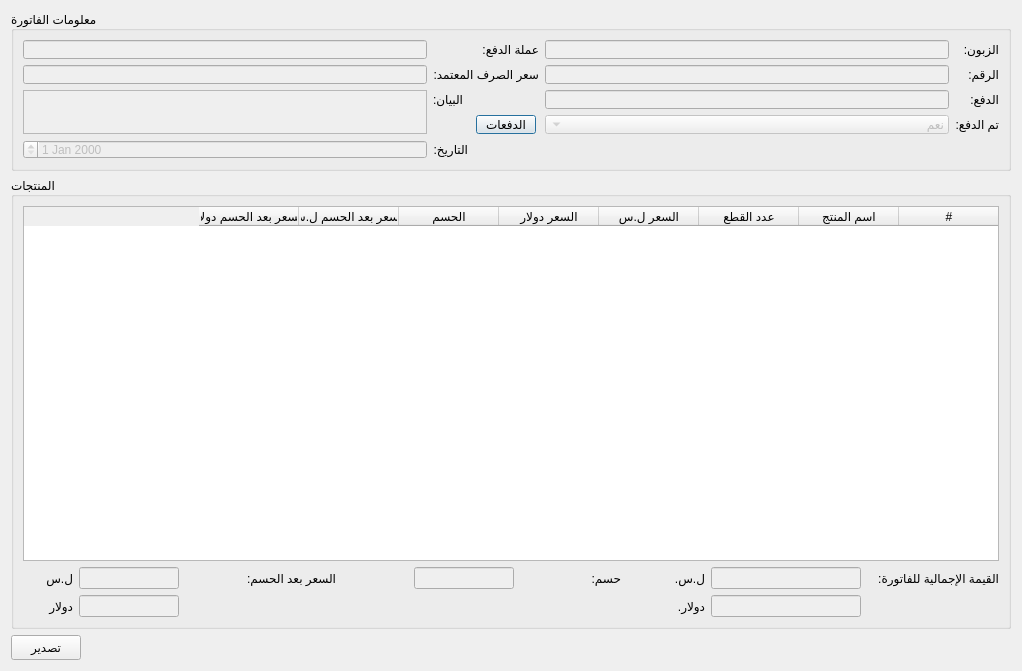
<?xml version="1.0" encoding="UTF-8"?>
<ui version="4.0">
 <class>OutSampleInvoiceView</class>
 <widget class="QDialog" name="OutSampleInvoiceView">
  <property name="geometry">
   <rect>
    <x>0</x>
    <y>0</y>
    <width>1022</width>
    <height>671</height>
   </rect>
  </property>
  <property name="windowTitle">
   <string>فاتورة نماذج</string>
  </property>
  <property name="windowIcon">
   <iconset>
    <normaloff>graphics/icon.xpm</normaloff>graphics/icon.xpm</iconset>
  </property>
  <layout class="QGridLayout" name="gridLayout_2">
   <item row="0" column="0">
    <widget class="QGroupBox" name="groupBox">
     <property name="maximumSize">
      <size>
       <width>16777215</width>
       <height>160</height>
      </size>
     </property>
     <property name="title">
      <string>معلومات الفاتورة</string>
     </property>
     <layout class="QGridLayout" name="gridLayout">
      <item row="0" column="0">
       <widget class="QLineEdit" name="currency_input">
        <property name="enabled">
         <bool>false</bool>
        </property>
       </widget>
      </item>
      <item row="0" column="1" colspan="2">
       <widget class="QLabel" name="label_25">
        <property name="text">
         <string>عملة الدفع:</string>
        </property>
       </widget>
      </item>
      <item row="0" column="3">
       <widget class="QLineEdit" name="client_input">
        <property name="enabled">
         <bool>false</bool>
        </property>
       </widget>
      </item>
      <item row="0" column="4">
       <widget class="QLabel" name="label">
        <property name="text">
         <string>الزبون:</string>
        </property>
       </widget>
      </item>
      <item row="1" column="0">
       <widget class="QLineEdit" name="exchange_input">
        <property name="enabled">
         <bool>false</bool>
        </property>
       </widget>
      </item>
      <item row="1" column="1" colspan="2">
       <widget class="QLabel" name="label_4">
        <property name="text">
         <string>سعر الصرف المعتمد:</string>
        </property>
       </widget>
      </item>
      <item row="1" column="3">
       <widget class="QLineEdit" name="number_input">
        <property name="enabled">
         <bool>false</bool>
        </property>
       </widget>
      </item>
      <item row="1" column="4">
       <widget class="QLabel" name="label_2">
        <property name="text">
         <string>الرقم:</string>
        </property>
       </widget>
      </item>
      <item row="2" column="0" rowspan="2">
       <widget class="QTextEdit" name="statement_input">
        <property name="enabled">
         <bool>false</bool>
        </property>
       </widget>
      </item>
      <item row="2" column="1">
       <widget class="QLabel" name="label_5">
        <property name="maximumSize">
         <size>
          <width>30</width>
          <height>16777215</height>
         </size>
        </property>
        <property name="text">
         <string>البيان:</string>
        </property>
       </widget>
      </item>
      <item row="2" column="3">
       <widget class="QLineEdit" name="payment_input">
        <property name="enabled">
         <bool>false</bool>
        </property>
       </widget>
      </item>
      <item row="2" column="4">
       <widget class="QLabel" name="label_3">
        <property name="text">
         <string>الدفع:</string>
        </property>
       </widget>
      </item>
      <item row="3" column="2">
       <widget class="QPushButton" name="payments_btn">
        <property name="enabled">
         <bool>true</bool>
        </property>
        <property name="maximumSize">
         <size>
          <width>60</width>
          <height>16777215</height>
         </size>
        </property>
        <property name="text">
         <string>الدفعات</string>
        </property>
       </widget>
      </item>
      <item row="3" column="3">
       <widget class="QComboBox" name="paid_input">
        <property name="enabled">
         <bool>false</bool>
        </property>
        <property name="layoutDirection">
         <enum>Qt::RightToLeft</enum>
        </property>
        <item>
         <property name="text">
          <string>نعم</string>
         </property>
        </item>
        <item>
         <property name="text">
          <string>لا</string>
         </property>
        </item>
       </widget>
      </item>
      <item row="3" column="4">
       <widget class="QLabel" name="label_24">
        <property name="text">
         <string>تم الدفع:</string>
        </property>
       </widget>
      </item>
      <item row="4" column="0">
       <widget class="QDateEdit" name="date_input">
        <property name="enabled">
         <bool>false</bool>
        </property>
        <property name="layoutDirection">
         <enum>Qt::RightToLeft</enum>
        </property>
       </widget>
      </item>
      <item row="4" column="1">
       <widget class="QLabel" name="label_12">
        <property name="maximumSize">
         <size>
          <width>35</width>
          <height>16777215</height>
         </size>
        </property>
        <property name="text">
         <string>التاريخ:</string>
        </property>
       </widget>
      </item>
     </layout>
    </widget>
   </item>
   <item row="1" column="0">
    <widget class="QGroupBox" name="groupBox_2">
     <property name="title">
      <string>المنتجات</string>
     </property>
     <layout class="QGridLayout" name="gridLayout_4">
      <item row="3" column="1" colspan="2">
       <widget class="QLineEdit" name="result_after_discount_usd_input">
        <property name="enabled">
         <bool>false</bool>
        </property>
        <property name="sizePolicy">
         <sizepolicy hsizetype="Minimum" vsizetype="Fixed">
          <horstretch>0</horstretch>
          <verstretch>0</verstretch>
         </sizepolicy>
        </property>
        <property name="maximumSize">
         <size>
          <width>100</width>
          <height>16777215</height>
         </size>
        </property>
       </widget>
      </item>
      <item row="2" column="0">
       <widget class="QLabel" name="label_21">
        <property name="maximumSize">
         <size>
          <width>50</width>
          <height>16777215</height>
         </size>
        </property>
        <property name="text">
         <string>ل.س</string>
        </property>
       </widget>
      </item>
      <item row="2" column="3" colspan="2">
       <widget class="QLabel" name="label_20">
        <property name="maximumSize">
         <size>
          <width>90</width>
          <height>16777215</height>
         </size>
        </property>
        <property name="text">
         <string>السعر بعد الحسم:</string>
        </property>
       </widget>
      </item>
      <item row="2" column="1" colspan="2">
       <widget class="QLineEdit" name="result_after_discount_sp_input">
        <property name="enabled">
         <bool>false</bool>
        </property>
        <property name="sizePolicy">
         <sizepolicy hsizetype="Minimum" vsizetype="Fixed">
          <horstretch>0</horstretch>
          <verstretch>0</verstretch>
         </sizepolicy>
        </property>
        <property name="maximumSize">
         <size>
          <width>100</width>
          <height>16777215</height>
         </size>
        </property>
       </widget>
      </item>
      <item row="2" column="11">
       <widget class="QLabel" name="label_8">
        <property name="text">
         <string>القيمة الإجمالية للفاتورة:</string>
        </property>
       </widget>
      </item>
      <item row="3" column="0">
       <widget class="QLabel" name="label_22">
        <property name="maximumSize">
         <size>
          <width>50</width>
          <height>16777215</height>
         </size>
        </property>
        <property name="text">
         <string>دولار</string>
        </property>
       </widget>
      </item>
      <item row="3" column="8">
       <widget class="QLabel" name="label_10">
        <property name="text">
         <string>دولار.</string>
        </property>
       </widget>
      </item>
      <item row="3" column="9" colspan="2">
       <widget class="QLineEdit" name="result_usd_input">
        <property name="enabled">
         <bool>false</bool>
        </property>
        <property name="maximumSize">
         <size>
          <width>150</width>
          <height>16777215</height>
         </size>
        </property>
       </widget>
      </item>
      <item row="2" column="9" colspan="2">
       <widget class="QLineEdit" name="result_sp_input">
        <property name="enabled">
         <bool>false</bool>
        </property>
        <property name="maximumSize">
         <size>
          <width>150</width>
          <height>16777215</height>
         </size>
        </property>
       </widget>
      </item>
      <item row="1" column="0" colspan="12">
       <widget class="QTableWidget" name="items_table">
        <property name="maximumSize">
         <size>
          <width>16777215</width>
          <height>500</height>
         </size>
        </property>
        <property name="layoutDirection">
         <enum>Qt::RightToLeft</enum>
        </property>
        <column>
         <property name="text">
          <string>#</string>
         </property>
         <property name="font">
          <font>
           <kerning>true</kerning>
          </font>
         </property>
        </column>
        <column>
         <property name="text">
          <string>اسم المنتج</string>
         </property>
        </column>
        <column>
         <property name="text">
          <string>عدد القطع</string>
         </property>
        </column>
        <column>
         <property name="text">
          <string>السعر ل.س</string>
         </property>
        </column>
        <column>
         <property name="text">
          <string>السعر دولار</string>
         </property>
        </column>
        <column>
         <property name="text">
          <string>الحسم</string>
         </property>
        </column>
        <column>
         <property name="text">
          <string>السعر بعد الحسم ل.س</string>
         </property>
        </column>
        <column>
         <property name="text">
          <string>السعر بعد الحسم دولار</string>
         </property>
        </column>
       </widget>
      </item>
      <item row="2" column="7">
       <widget class="QLabel" name="label_23">
        <property name="maximumSize">
         <size>
          <width>40</width>
          <height>16777215</height>
         </size>
        </property>
        <property name="text">
         <string>حسم:</string>
        </property>
       </widget>
      </item>
      <item row="2" column="5" colspan="2">
       <widget class="QLineEdit" name="result_discount_input">
        <property name="enabled">
         <bool>false</bool>
        </property>
        <property name="sizePolicy">
         <sizepolicy hsizetype="Minimum" vsizetype="Fixed">
          <horstretch>0</horstretch>
          <verstretch>0</verstretch>
         </sizepolicy>
        </property>
        <property name="maximumSize">
         <size>
          <width>100</width>
          <height>16777215</height>
         </size>
        </property>
       </widget>
      </item>
      <item row="2" column="8">
       <widget class="QLabel" name="label_9">
        <property name="text">
         <string>ل.س.</string>
        </property>
       </widget>
      </item>
     </layout>
    </widget>
   </item>
   <item row="2" column="0">
    <widget class="QPushButton" name="export_btn">
     <property name="minimumSize">
      <size>
       <width>0</width>
       <height>25</height>
      </size>
     </property>
     <property name="maximumSize">
      <size>
       <width>70</width>
       <height>16777215</height>
      </size>
     </property>
     <property name="text">
      <string>تصدير</string>
     </property>
    </widget>
   </item>
  </layout>
 </widget>
 <resources/>
 <connections/>
</ui>
